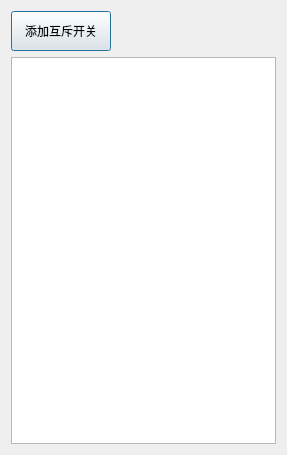
<?xml version="1.0" encoding="UTF-8"?>
<ui version="4.0">
 <class>NewMutexSwitchWindow</class>
 <widget class="QDialog" name="NewMutexSwitchWindow">
  <property name="geometry">
   <rect>
    <x>0</x>
    <y>0</y>
    <width>287</width>
    <height>455</height>
   </rect>
  </property>
  <property name="windowTitle">
   <string>Dialog</string>
  </property>
  <layout class="QVBoxLayout" name="verticalLayout">
   <item>
    <widget class="QPushButton" name="pushButtonCreateMutexSwitch">
     <property name="minimumSize">
      <size>
       <width>100</width>
       <height>40</height>
      </size>
     </property>
     <property name="maximumSize">
      <size>
       <width>100</width>
       <height>40</height>
      </size>
     </property>
     <property name="text">
      <string>添加互斥开关</string>
     </property>
    </widget>
   </item>
   <item>
    <widget class="QTableView" name="tableViewMutexSwitch"/>
   </item>
  </layout>
 </widget>
 <resources/>
 <connections/>
</ui>
